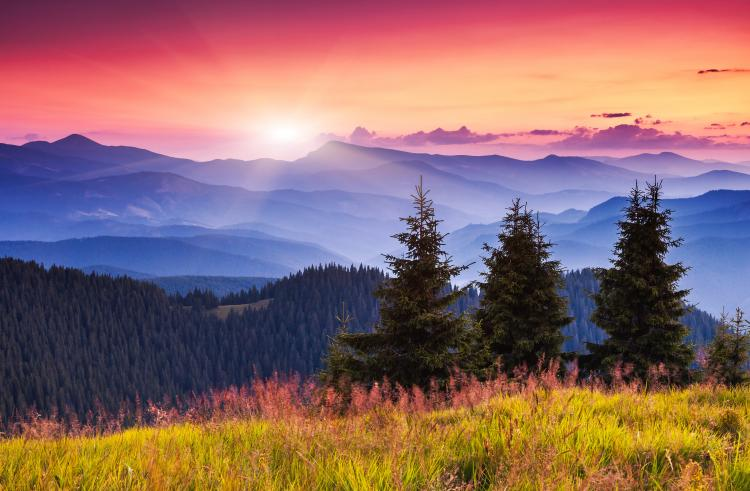
#> input picture content/python/pillow-image-processing/images/sunrise.jpg, 750 x 491 px
$ python combine.py
#> lines starting #> are read from the running program, lines starting #| are printed output that depends on the picture
import os

# PIL Python Imaging Library
from PIL import Image

currentDirectory = os.path.dirname(__file__)
imagesPath = os.path.join(currentDirectory, 'images/')

# Convert image to a pillow object
sunrise_img = Image.open(imagesPath + 'sunrise.jpg')
#> sunrise_img is the input picture: PIL image 750x491 RGB; mean R, G, B 141.7, 104.8, 104.9
fossil_img = Image.open(imagesPath + 'fossil.jpg')
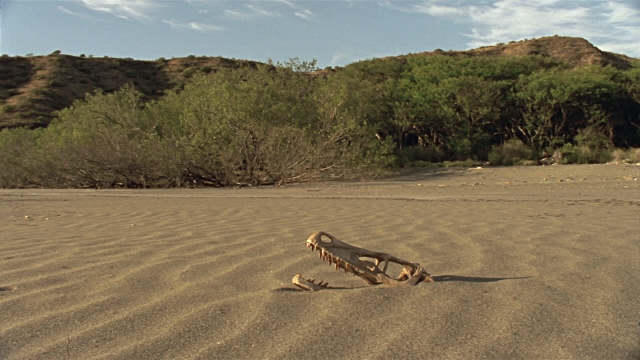
#> input picture content/python/pillow-image-processing/images/fossil.jpg, 640 x 360 px
#> fossil_img is the input picture: PIL image 640x360 RGB; mean R, G, B 122.8, 111.7, 87.8

area = (0, 0, fossil_img.width, fossil_img.height)
#> area = (0, 0, 640, 360)

sunrise_img.paste(fossil_img, area)
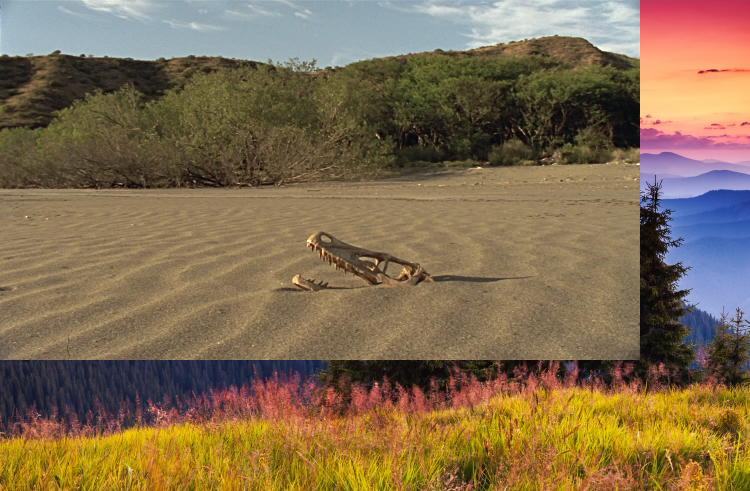
#> sunrise_img: PIL image 750x491 RGB; mean R, G, B 129.9, 108.9, 79.5

sunrise_img.show()
